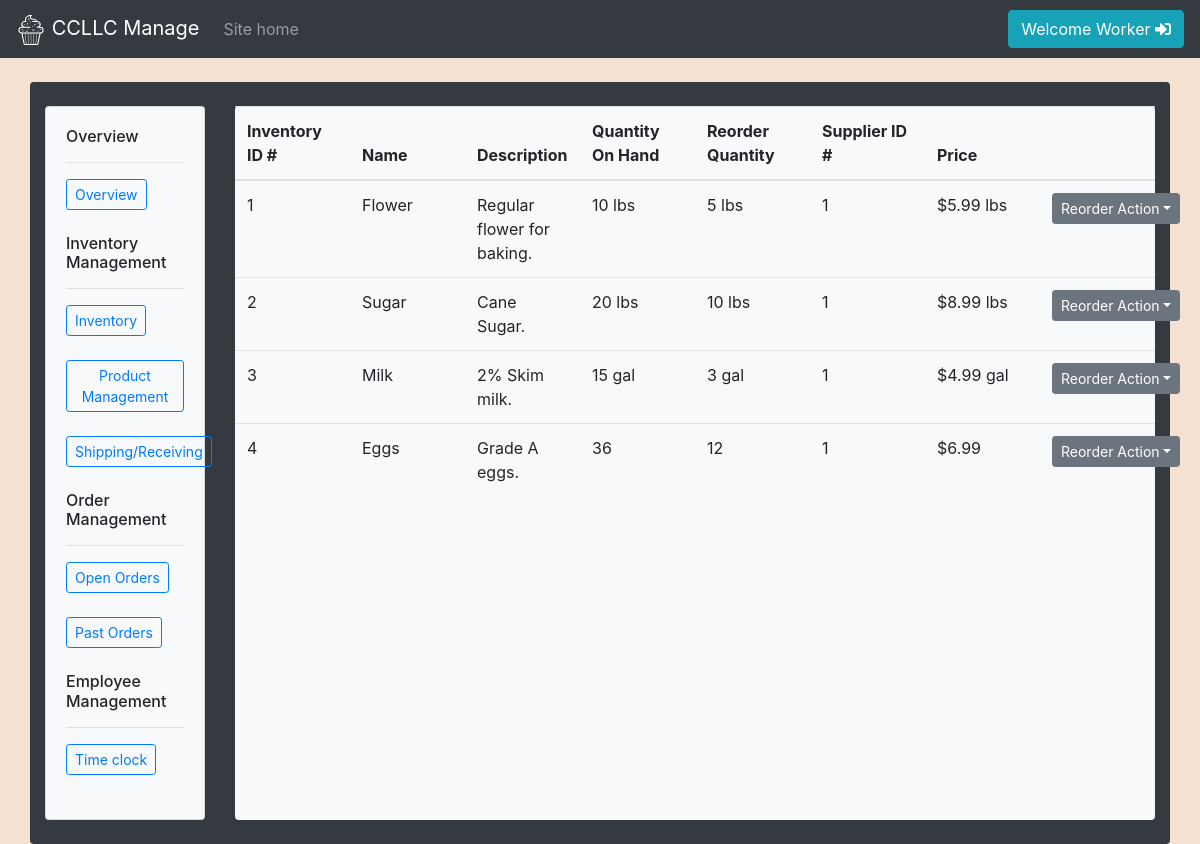
The app's page /manage/inventory.php (signed in), older data.
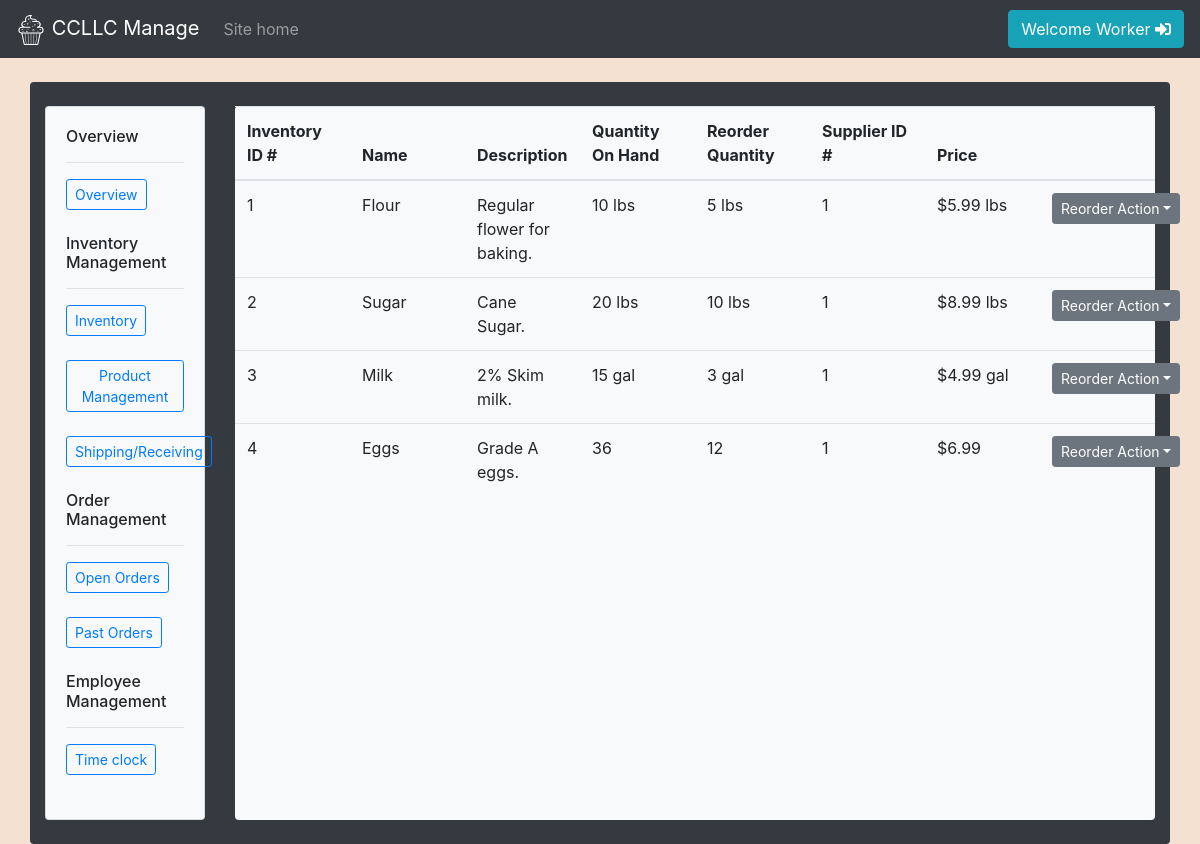
The same page, newer data.
### tables this page shows
CREATE TABLE invTest(
  inv_id int(10) NOT NULL AUTO_INCREMENT,
  name varchar(25) NOT NULL,
  description varchar(100) NOT NULL,
  quantity_on_hand int(10) NOT NULL,
  quantity_reorder int(10) NOT NULL,
  weight_unit varchar(20) NOT NULL,
  supplier_id int NOT NULL,
  price decimal(8,2) NOT NULL,
  PRIMARY KEY (inv_id)
);

### src/backend/db.php (called while the page is built, shortened)
<?php
class db{
  private $servername = "172.17.0.1";
  private $username = "webuser";
  private $userpass = "webpass";
  private $dbname = "ism452";
  private $conn;
  private function initConnection(){
    $this->conn = new mysqli($this->servername, $this->username, $this->userpass, $this->dbname);
  }
  public function queryDatabase($sqlStatement){
    $result = $this->conn->query($sqlStatement);
    return $result;
  }
}
?>

### src/manage/inventory.php (the view, shortened to what this page needs)
<!DOCTYPE html>
<html lang="en" dir="ltr">
  <head>
    <link rel="stylesheet" href="https://stackpath.bootstrapcdn.com/bootstrap/4.3.1/css/bootstrap.min.css">
    <link rel="stylesheet" href="https://use.fontawesome.com/releases/v5.7.2/css/all.css">
    <link rel="stylesheet" href="/css/master.css">
  </head>
  <body>
    <?php
      include 'manageTopNav.php';
    ?>
    <br>
    <div class="container-fluid bg-dark rounded" style="max-width:95% !important;">
      <br>
      <div class="row content">
        <div class="col-sm-2 sidenav">
          <?php include 'manageSideNav.php'; ?>
        </div>
        <div class="col-sm-10">
          <div class="container-fluid px-0 h-100 bg-light rounded" style="max-width:100% !important;">
            <div class="row">
              <div class="col">
                <table class="table table-hover">
                  <thead>
                    <tr>
                      <th scope="col">Inventory ID #</th>
                      <th scope="col">Name</th>
                      <th scope="col">Description</th>
                      <th scope="col">Quantity On Hand</th>
                      <th scope="col">Reorder Quantity</th>
                      <th scope="col">Supplier ID #</th>
                      <th scope="col">Price</th>
                      <th scope="col"></th>
                    </tr>
                  </thead>
                  <tbody>
                    <?php
                    include '../backend/db.php';
                    $db = new db;
                    $sql="SELECT * FROM invTest";
                    $result = $db->queryDatabase($sql);
                    if ($result->num_rows > 0) {
                      while($row = $result->fetch_assoc()) {
                        echo '
                        <tr>
                          <td>'.$row["inv_id"].'</td>
                          <td>'.$row["name"].'</td>
                          <td>'.$row["description"].'</td>
                          <td>'.$row["quantity_on_hand"]. " " . $row["weight_unit"] .'</td>
                          <td>'.$row["quantity_reorder"]. " " . $row["weight_unit"] .'</td>
                          <td>'.$row["supplier_id"].'</td>
                          <td>$'.$row["price"]. " " . $row["weight_unit"] .'</td>
                          <td>
                            <div class="dropdown">
                              <button class="btn btn-secondary btn-sm dropdown-toggle" id="reorder-action" data-toggle="dropdown">Reorder Action</button>
                              <div class="dropdown-menu">
                                <button class="dropdown-item">Reorder Automatically</button>
                                <button class="dropdown-item">Don\'t Reorder</button>
                                <button class="dropdown-item">Reorder Now</button>
                              </div>
                            </div>
                          </td>
                        </tr>
                        ';
                      }
                    }
                    ?>
                  </tbody>
                </table>
              </div>
            </div>
            </div>
          </div>
        </div>
        <br>
      </div>
  </body>
</html>

### src/manage/manageTopNav.php (shortened to what this page needs)
<nav class="navbar navbar-expand-md navbar-dark bg-dark">
  <a class="navbar-brand" href="../index.php">
    <img src="../img/logoWhite.svg" width="30" height="30" alt="logo">
    CCLLC Manage
  </a>
  <ul class="nav navbar-nav">
    <li><a class="nav-item nav-link" href="../index.php">Site home</a></li>
  </ul>
  <ul class="nav navbar-nav ml-auto">
    <li><a class="btn btn-info navbar-btn" href="../backend/logout.php" data-toggle="tooltip" data-placement="bottom" title="Logout">Welcome <?php echo $_COOKIE["emp"]; ?> <i class="fas fa-sign-in-alt"></i></a></li>
  </ul>
</nav>

### src/manage/manageSideNav.php (shortened to what this page needs)
<div class="card bg-light">
        <div class="card-body">
          <h6>Overview</h6>
          <hr>
          <a class="btn btn-outline-primary btn-sm" href="manage.php">Overview</a>
          <br>
          <br>
          <h6>Inventory Management</h6>
          <hr>
          <a class="btn btn-outline-primary btn-sm" href="inventory.php">Inventory</a>
          <br>
          <br>
          <a class="btn btn-outline-primary btn-sm" href="productMgt.php">Product Management</a>
          <br>
          <br>
          <a class="btn btn-outline-primary btn-sm" href="shipping.php">Shipping/Receiving</a>
          <br>
          <br>
          <h6>Order Management</h6>
          <hr>
          <a class="btn btn-outline-primary btn-sm" href="#">Open Orders</a>
          <br>
          <br>
          <a class="btn btn-outline-primary btn-sm" href="#">Past Orders</a>
          <br>
          <br>
          <h6>Employee Management</h6>
          <hr>
          <a class="btn btn-outline-primary btn-sm" href="timeclock.php">Time clock</a>
          <br>
          <br>
        </div>
      </div>

### src/css/master.css (style rules this page uses)
body { background-color: #f4e1d2; }
table { table-layout: fixed; }
.container-fluid { max-width: 80% !important; }

Row changes from the older to the newer data that the page shows:
changed invtest "Regular flower for baking.": name "Flower" → "Flour"
